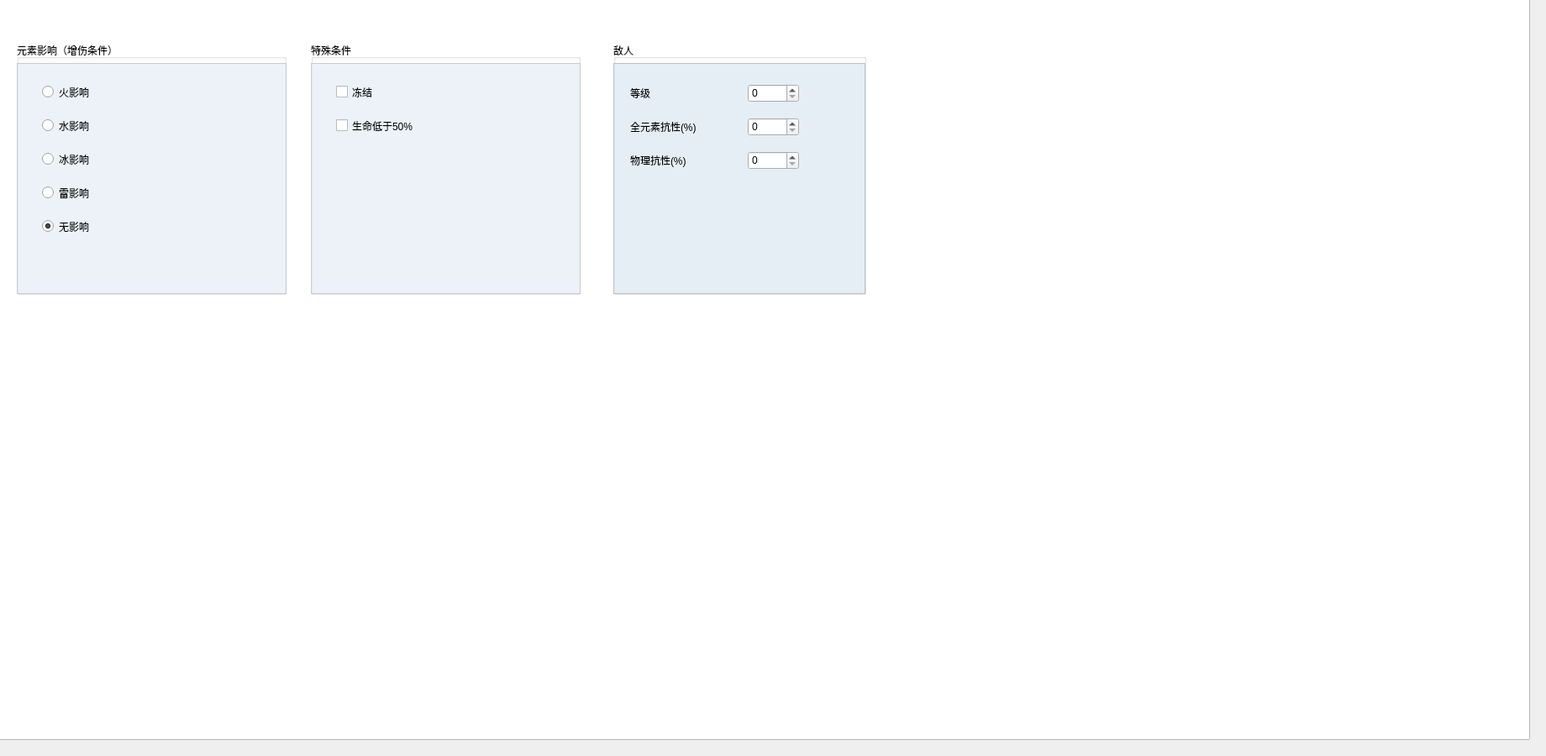
    <widget class="QWidget" name="tab_5">
     <attribute name="title">
      <string>环境设定</string>
     </attribute>
     <widget class="QGroupBox" name="groupBox_7">
      <property name="geometry">
       <rect>
        <x>370</x>
        <y>50</y>
        <width>321</width>
        <height>301</height>
       </rect>
      </property>
      <property name="title">
       <string>特殊条件</string>
      </property>
      <widget class="QCheckBox" name="cb_cond_frozen">
       <property name="geometry">
        <rect>
         <x>30</x>
         <y>50</y>
         <width>91</width>
         <height>19</height>
        </rect>
       </property>
       <property name="text">
        <string>冻结</string>
       </property>
      </widget>
      <widget class="QCheckBox" name="cb_cond_lowhp">
       <property name="geometry">
        <rect>
         <x>30</x>
         <y>90</y>
         <width>151</width>
         <height>19</height>
        </rect>
       </property>
       <property name="text">
        <string>生命低于50%</string>
       </property>
      </widget>
      <widget class="QGraphicsView" name="graphicsView_6">
       <property name="geometry">
        <rect>
         <x>0</x>
         <y>25</y>
         <width>321</width>
         <height>275</height>
        </rect>
       </property>
       <property name="styleSheet">
        <string notr="true">background-color: rgba(224, 234, 244,150)</string>
       </property>
      </widget>
      <zorder>graphicsView_6</zorder>
      <zorder>cb_cond_frozen</zorder>
      <zorder>cb_cond_lowhp</zorder>
     </widget>
     <widget class="QGroupBox" name="groupBox_8">
      <property name="geometry">
       <rect>
        <x>20</x>
        <y>50</y>
        <width>321</width>
        <height>301</height>
       </rect>
      </property>
      <property name="title">
       <string>元素影响（增伤条件）</string>
      </property>
      <widget class="QRadioButton" name="rb_cond_fire">
       <property name="geometry">
        <rect>
         <x>30</x>
         <y>50</y>
         <width>115</width>
         <height>19</height>
        </rect>
       </property>
       <property name="text">
        <string>火影响</string>
       </property>
      </widget>
      <widget class="QRadioButton" name="rb_cond_watr">
       <property name="geometry">
        <rect>
         <x>30</x>
         <y>90</y>
         <width>115</width>
         <height>19</height>
        </rect>
       </property>
       <property name="text">
        <string>水影响</string>
       </property>
      </widget>
      <widget class="QRadioButton" name="rb_cond_elec">
       <property name="geometry">
        <rect>
         <x>30</x>
         <y>170</y>
         <width>115</width>
         <height>19</height>
        </rect>
       </property>
       <property name="text">
        <string>雷影响</string>
       </property>
      </widget>
      <widget class="QRadioButton" name="rb_cond_ice">
       <property name="geometry">
        <rect>
         <x>30</x>
         <y>130</y>
         <width>115</width>
         <height>19</height>
        </rect>
       </property>
       <property name="text">
        <string>冰影响</string>
       </property>
      </widget>
      <widget class="QRadioButton" name="rb_cond_elec_2">
       <property name="geometry">
        <rect>
         <x>30</x>
         <y>210</y>
         <width>115</width>
         <height>19</height>
        </rect>
       </property>
       <property name="text">
        <string>无影响</string>
       </property>
       <property name="checked">
        <bool>true</bool>
       </property>
      </widget>
      <widget class="QGraphicsView" name="graphicsView_8">
       <property name="geometry">
        <rect>
         <x>0</x>
         <y>25</y>
         <width>321</width>
         <height>275</height>
        </rect>
       </property>
       <property name="styleSheet">
        <string notr="true">background-color: rgba(224, 234, 244,150)</string>
       </property>
      </widget>
      <zorder>graphicsView_8</zorder>
      <zorder>rb_cond_fire</zorder>
      <zorder>rb_cond_watr</zorder>
      <zorder>rb_cond_elec</zorder>
      <zorder>rb_cond_ice</zorder>
      <zorder>rb_cond_elec_2</zorder>
     </widget>
     <widget class="QGraphicsView" name="graphicsView_4">
      <property name="geometry">
       <rect>
        <x>-10</x>
        <y>-10</y>
        <width>1831</width>
        <height>891</height>
       </rect>
      </property>
      <property name="styleSheet">
       <string notr="true">background: url(./data/bg.png);	</string>
      </property>
     </widget>
     <widget class="QGroupBox" name="groupBox_9">
      <property name="geometry">
       <rect>
        <x>730</x>
        <y>50</y>
        <width>301</width>
        <height>301</height>
       </rect>
      </property>
      <property name="title">
       <string>敌人</string>
      </property>
      <widget class="QSpinBox" name="sb_enemy_lvl">
       <property name="geometry">
        <rect>
         <x>160</x>
         <y>50</y>
         <width>61</width>
         <height>22</height>
        </rect>
       </property>
      </widget>
      <widget class="QLabel" name="label_21">
       <property name="geometry">
        <rect>
         <x>20</x>
         <y>50</y>
         <width>71</width>
         <height>21</height>
        </rect>
       </property>
       <property name="text">
        <string>等级</string>
       </property>
      </widget>
      <widget class="QLabel" name="label_22">
       <property name="geometry">
        <rect>
         <x>20</x>
         <y>90</y>
         <width>121</width>
         <height>21</height>
        </rect>
       </property>
       <property name="text">
        <string>全元素抗性(%)</string>
       </property>
      </widget>
      <widget class="QSpinBox" name="sb_enemy_erss">
       <property name="geometry">
        <rect>
         <x>160</x>
         <y>90</y>
         <width>61</width>
         <height>22</height>
        </rect>
       </property>
      </widget>
      <widget class="QLabel" name="label_23">
       <property name="geometry">
        <rect>
         <x>20</x>
         <y>130</y>
         <width>121</width>
         <height>21</height>
        </rect>
       </property>
       <property name="text">
        <string>物理抗性(%)</string>
       </property>
      </widget>
      <widget class="QSpinBox" name="sb_enemy_frss">
       <property name="geometry">
        <rect>
         <x>160</x>
         <y>130</y>
         <width>61</width>
         <height>22</height>
        </rect>
       </property>
      </widget>
      <widget class="QGraphicsView" name="graphicsView_9">
       <property name="geometry">
        <rect>
         <x>0</x>
         <y>25</y>
         <width>300</width>
         <height>275</height>
        </rect>
       </property>
       <property name="styleSheet">
        <string notr="true">background-color: rgba(224, 234, 244,200)</string>
       </property>
      </widget>
      <zorder>graphicsView_9</zorder>
      <zorder>sb_enemy_lvl</zorder>
      <zorder>label_21</zorder>
      <zorder>label_22</zorder>
      <zorder>sb_enemy_erss</zorder>
      <zorder>label_23</zorder>
      <zorder>sb_enemy_frss</zorder>
     </widget>
     <zorder>graphicsView_4</zorder>
     <zorder>groupBox_7</zorder>
     <zorder>groupBox_8</zorder>
     <zorder>groupBox_9</zorder>
    </widget>
